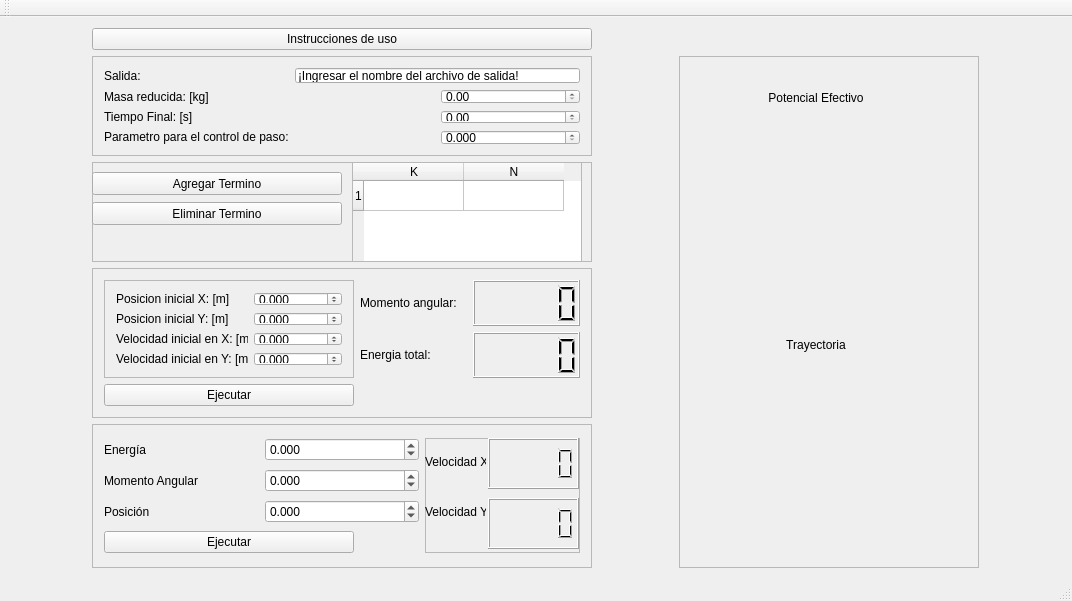
<?xml version="1.0" encoding="UTF-8"?>
<ui version="4.0">
 <class>MainWindow</class>
 <widget class="QMainWindow" name="MainWindow">
  <property name="geometry">
   <rect>
    <x>0</x>
    <y>0</y>
    <width>1072</width>
    <height>601</height>
   </rect>
  </property>
  <property name="minimumSize">
   <size>
    <width>500</width>
    <height>0</height>
   </size>
  </property>
  <property name="maximumSize">
   <size>
    <width>10000</width>
    <height>2000</height>
   </size>
  </property>
  <property name="windowTitle">
   <string>Fuerzas Centrales</string>
  </property>
  <widget class="QWidget" name="centralWidget">
   <property name="minimumSize">
    <size>
     <width>0</width>
     <height>0</height>
    </size>
   </property>
   <property name="maximumSize">
    <size>
     <width>16777215</width>
     <height>1000</height>
    </size>
   </property>
   <layout class="QGridLayout" name="gridLayout_3">
    <item row="3" column="0">
     <widget class="QFrame" name="frame_7">
      <property name="minimumSize">
       <size>
        <width>500</width>
        <height>150</height>
       </size>
      </property>
      <property name="maximumSize">
       <size>
        <width>500</width>
        <height>150</height>
       </size>
      </property>
      <property name="frameShape">
       <enum>QFrame::StyledPanel</enum>
      </property>
      <property name="frameShadow">
       <enum>QFrame::Raised</enum>
      </property>
      <layout class="QGridLayout" name="gridLayout_5">
       <item row="0" column="0" rowspan="2">
        <widget class="QFrame" name="frame_4">
         <property name="minimumSize">
          <size>
           <width>250</width>
           <height>0</height>
          </size>
         </property>
         <property name="maximumSize">
          <size>
           <width>250</width>
           <height>100</height>
          </size>
         </property>
         <property name="frameShape">
          <enum>QFrame::StyledPanel</enum>
         </property>
         <property name="frameShadow">
          <enum>QFrame::Raised</enum>
         </property>
         <layout class="QGridLayout" name="gridLayout_4">
          <item row="0" column="0">
           <widget class="QLabel" name="label_5">
            <property name="text">
             <string>Posicion inicial X: [m]</string>
            </property>
           </widget>
          </item>
          <item row="0" column="1">
           <widget class="QDoubleSpinBox" name="doubleSpinBoxX0">
            <property name="decimals">
             <number>3</number>
            </property>
            <property name="minimum">
             <double>-99999.000000000000000</double>
            </property>
            <property name="singleStep">
             <double>0.001000000000000</double>
            </property>
            <property name="value">
             <double>0.000000000000000</double>
            </property>
           </widget>
          </item>
          <item row="1" column="0">
           <widget class="QLabel" name="label_6">
            <property name="text">
             <string>Posicion inicial Y: [m]</string>
            </property>
           </widget>
          </item>
          <item row="1" column="1">
           <widget class="QDoubleSpinBox" name="doubleSpinBoxY0">
            <property name="decimals">
             <number>3</number>
            </property>
            <property name="minimum">
             <double>-9999.000000000000000</double>
            </property>
            <property name="singleStep">
             <double>0.001000000000000</double>
            </property>
           </widget>
          </item>
          <item row="2" column="0">
           <widget class="QLabel" name="label_7">
            <property name="text">
             <string>Velocidad inicial en X: [m/s]</string>
            </property>
           </widget>
          </item>
          <item row="2" column="1">
           <widget class="QDoubleSpinBox" name="doubleSpinBoxVx0">
            <property name="decimals">
             <number>3</number>
            </property>
            <property name="minimum">
             <double>-99.000000000000000</double>
            </property>
            <property name="singleStep">
             <double>0.001000000000000</double>
            </property>
           </widget>
          </item>
          <item row="3" column="0">
           <widget class="QLabel" name="label_8">
            <property name="text">
             <string>Velocidad inicial en Y: [m/s]</string>
            </property>
           </widget>
          </item>
          <item row="3" column="1">
           <widget class="QDoubleSpinBox" name="doubleSpinBoxVy0">
            <property name="decimals">
             <number>3</number>
            </property>
            <property name="minimum">
             <double>-99.000000000000000</double>
            </property>
            <property name="singleStep">
             <double>0.001000000000000</double>
            </property>
            <property name="value">
             <double>0.000000000000000</double>
            </property>
           </widget>
          </item>
         </layout>
        </widget>
       </item>
       <item row="0" column="1">
        <widget class="QLabel" name="label_9">
         <property name="text">
          <string>Momento angular: </string>
         </property>
        </widget>
       </item>
       <item row="0" column="2">
        <widget class="QLCDNumber" name="lLCD"/>
       </item>
       <item row="1" column="1">
        <widget class="QLabel" name="label_12">
         <property name="text">
          <string>Energia total:</string>
         </property>
        </widget>
       </item>
       <item row="1" column="2">
        <widget class="QLCDNumber" name="eLCD"/>
       </item>
       <item row="2" column="0">
        <widget class="QPushButton" name="pushButtonEjecutar">
         <property name="minimumSize">
          <size>
           <width>250</width>
           <height>0</height>
          </size>
         </property>
         <property name="maximumSize">
          <size>
           <width>250</width>
           <height>16777215</height>
          </size>
         </property>
         <property name="text">
          <string>Ejecutar</string>
         </property>
        </widget>
       </item>
      </layout>
     </widget>
    </item>
    <item row="1" column="0">
     <widget class="QFrame" name="frame">
      <property name="minimumSize">
       <size>
        <width>500</width>
        <height>100</height>
       </size>
      </property>
      <property name="maximumSize">
       <size>
        <width>500</width>
        <height>100</height>
       </size>
      </property>
      <property name="frameShape">
       <enum>QFrame::StyledPanel</enum>
      </property>
      <property name="frameShadow">
       <enum>QFrame::Raised</enum>
      </property>
      <layout class="QGridLayout" name="gridLayout">
       <item row="4" column="2">
        <widget class="QDoubleSpinBox" name="doubleSpinBoxDt">
         <property name="decimals">
          <number>3</number>
         </property>
         <property name="singleStep">
          <double>0.001000000000000</double>
         </property>
         <property name="value">
          <double>0.000000000000000</double>
         </property>
        </widget>
       </item>
       <item row="3" column="0" colspan="2">
        <widget class="QLabel" name="label_3">
         <property name="text">
          <string>Tiempo Final: [s]</string>
         </property>
        </widget>
       </item>
       <item row="4" column="0">
        <widget class="QLabel" name="label_4">
         <property name="text">
          <string>&lt;html&gt;&lt;head/&gt;&lt;body&gt;&lt;p&gt;Parametro para el control de paso:&lt;/p&gt;&lt;/body&gt;&lt;/html&gt;</string>
         </property>
        </widget>
       </item>
       <item row="0" column="0">
        <widget class="QLabel" name="label">
         <property name="text">
          <string>Salida:</string>
         </property>
        </widget>
       </item>
       <item row="2" column="0" colspan="2">
        <widget class="QLabel" name="label_2">
         <property name="text">
          <string>Masa reducida: [kg]</string>
         </property>
        </widget>
       </item>
       <item row="0" column="1" colspan="2">
        <widget class="QLineEdit" name="lineSalida">
         <property name="text">
          <string>¡Ingresar el nombre del archivo de salida!</string>
         </property>
        </widget>
       </item>
       <item row="2" column="2">
        <widget class="QDoubleSpinBox" name="doubleSpinBoxMr">
         <property name="value">
          <double>0.000000000000000</double>
         </property>
        </widget>
       </item>
       <item row="3" column="2">
        <widget class="QDoubleSpinBox" name="doubleSpinBoxTf">
         <property name="maximum">
          <double>200.000000000000000</double>
         </property>
         <property name="value">
          <double>0.000000000000000</double>
         </property>
        </widget>
       </item>
      </layout>
     </widget>
    </item>
    <item row="1" column="1" rowspan="5">
     <widget class="QFrame" name="frame_6">
      <property name="minimumSize">
       <size>
        <width>0</width>
        <height>500</height>
       </size>
      </property>
      <property name="maximumSize">
       <size>
        <width>300</width>
        <height>600</height>
       </size>
      </property>
      <property name="frameShape">
       <enum>QFrame::StyledPanel</enum>
      </property>
      <property name="frameShadow">
       <enum>QFrame::Raised</enum>
      </property>
      <layout class="QVBoxLayout" name="verticalLayout">
       <item>
        <widget class="QCustomPlot" name="potencial" native="true">
         <property name="minimumSize">
          <size>
           <width>250</width>
           <height>250</height>
          </size>
         </property>
         <property name="maximumSize">
          <size>
           <width>250</width>
           <height>250</height>
          </size>
         </property>
         <widget class="QLabel" name="label_10">
          <property name="geometry">
           <rect>
            <x>0</x>
            <y>20</y>
            <width>250</width>
            <height>20</height>
           </rect>
          </property>
          <property name="minimumSize">
           <size>
            <width>250</width>
            <height>0</height>
           </size>
          </property>
          <property name="maximumSize">
           <size>
            <width>250</width>
            <height>16777215</height>
           </size>
          </property>
          <property name="text">
           <string>Potencial Efectivo</string>
          </property>
          <property name="alignment">
           <set>Qt::AlignCenter</set>
          </property>
         </widget>
        </widget>
       </item>
       <item>
        <widget class="QCustomPlot" name="trayectoria" native="true">
         <property name="minimumSize">
          <size>
           <width>250</width>
           <height>250</height>
          </size>
         </property>
         <property name="maximumSize">
          <size>
           <width>250</width>
           <height>250</height>
          </size>
         </property>
         <widget class="QLabel" name="label_11">
          <property name="geometry">
           <rect>
            <x>0</x>
            <y>20</y>
            <width>250</width>
            <height>20</height>
           </rect>
          </property>
          <property name="maximumSize">
           <size>
            <width>250</width>
            <height>16777215</height>
           </size>
          </property>
          <property name="text">
           <string>Trayectoria</string>
          </property>
          <property name="alignment">
           <set>Qt::AlignCenter</set>
          </property>
         </widget>
        </widget>
       </item>
      </layout>
     </widget>
    </item>
    <item row="4" column="0" rowspan="2">
     <widget class="QFrame" name="frame_3">
      <property name="frameShape">
       <enum>QFrame::StyledPanel</enum>
      </property>
      <property name="frameShadow">
       <enum>QFrame::Raised</enum>
      </property>
      <layout class="QGridLayout" name="gridLayout_2">
       <item row="0" column="0">
        <widget class="QLabel" name="label_14">
         <property name="text">
          <string>Energía</string>
         </property>
        </widget>
       </item>
       <item row="1" column="0">
        <widget class="QLabel" name="label_13">
         <property name="text">
          <string>Momento Angular</string>
         </property>
        </widget>
       </item>
       <item row="2" column="0">
        <widget class="QLabel" name="label_15">
         <property name="text">
          <string>Posición</string>
         </property>
        </widget>
       </item>
       <item row="3" column="0" colspan="2">
        <widget class="QPushButton" name="pushButtonEjecutar_2">
         <property name="minimumSize">
          <size>
           <width>250</width>
           <height>0</height>
          </size>
         </property>
         <property name="maximumSize">
          <size>
           <width>250</width>
           <height>16777215</height>
          </size>
         </property>
         <property name="text">
          <string>Ejecutar</string>
         </property>
        </widget>
       </item>
       <item row="2" column="1">
        <widget class="QDoubleSpinBox" name="spinBoxPosicion">
         <property name="decimals">
          <number>3</number>
         </property>
         <property name="minimum">
          <double>-99.000000000000000</double>
         </property>
         <property name="singleStep">
          <double>0.001000000000000</double>
         </property>
        </widget>
       </item>
       <item row="1" column="1">
        <widget class="QDoubleSpinBox" name="spinBoxMomentoAngular">
         <property name="decimals">
          <number>3</number>
         </property>
         <property name="minimum">
          <double>-99999.000000000000000</double>
         </property>
         <property name="singleStep">
          <double>0.001000000000000</double>
         </property>
        </widget>
       </item>
       <item row="0" column="1">
        <widget class="QDoubleSpinBox" name="spinBoxEnergia">
         <property name="decimals">
          <number>3</number>
         </property>
         <property name="minimum">
          <double>-99999.000000000000000</double>
         </property>
         <property name="singleStep">
          <double>0.001000000000000</double>
         </property>
        </widget>
       </item>
       <item row="0" column="2" rowspan="4">
        <widget class="QFrame" name="frame_5">
         <property name="frameShape">
          <enum>QFrame::StyledPanel</enum>
         </property>
         <property name="frameShadow">
          <enum>QFrame::Raised</enum>
         </property>
         <widget class="QLCDNumber" name="VelocidadX">
          <property name="geometry">
           <rect>
            <x>63</x>
            <y>0</y>
            <width>91</width>
            <height>51</height>
           </rect>
          </property>
         </widget>
         <widget class="QLCDNumber" name="VelocidadY">
          <property name="geometry">
           <rect>
            <x>63</x>
            <y>60</y>
            <width>91</width>
            <height>51</height>
           </rect>
          </property>
         </widget>
         <widget class="QLabel" name="label_16">
          <property name="geometry">
           <rect>
            <x>0</x>
            <y>0</y>
            <width>61</width>
            <height>48</height>
           </rect>
          </property>
          <property name="text">
           <string>Velocidad X</string>
          </property>
         </widget>
         <widget class="QLabel" name="label_17">
          <property name="geometry">
           <rect>
            <x>0</x>
            <y>50</y>
            <width>61</width>
            <height>48</height>
           </rect>
          </property>
          <property name="text">
           <string>Velocidad Y </string>
          </property>
         </widget>
        </widget>
       </item>
      </layout>
     </widget>
    </item>
    <item row="2" column="0">
     <widget class="QFrame" name="frame_2">
      <property name="minimumSize">
       <size>
        <width>500</width>
        <height>100</height>
       </size>
      </property>
      <property name="maximumSize">
       <size>
        <width>500</width>
        <height>100</height>
       </size>
      </property>
      <property name="frameShape">
       <enum>QFrame::StyledPanel</enum>
      </property>
      <property name="frameShadow">
       <enum>QFrame::Raised</enum>
      </property>
      <widget class="QTableWidget" name="tabla">
       <property name="geometry">
        <rect>
         <x>260</x>
         <y>0</y>
         <width>230</width>
         <height>100</height>
        </rect>
       </property>
       <property name="minimumSize">
        <size>
         <width>230</width>
         <height>0</height>
        </size>
       </property>
       <property name="maximumSize">
        <size>
         <width>250</width>
         <height>100</height>
        </size>
       </property>
       <property name="rowCount">
        <number>1</number>
       </property>
       <row/>
       <column>
        <property name="text">
         <string>K</string>
        </property>
       </column>
       <column>
        <property name="text">
         <string>N</string>
        </property>
       </column>
      </widget>
      <widget class="QPushButton" name="pushButton">
       <property name="geometry">
        <rect>
         <x>0</x>
         <y>10</y>
         <width>250</width>
         <height>23</height>
        </rect>
       </property>
       <property name="minimumSize">
        <size>
         <width>250</width>
         <height>0</height>
        </size>
       </property>
       <property name="maximumSize">
        <size>
         <width>250</width>
         <height>16777215</height>
        </size>
       </property>
       <property name="text">
        <string>Agregar Termino</string>
       </property>
      </widget>
      <widget class="QPushButton" name="pushButton_2">
       <property name="geometry">
        <rect>
         <x>0</x>
         <y>40</y>
         <width>250</width>
         <height>23</height>
        </rect>
       </property>
       <property name="minimumSize">
        <size>
         <width>250</width>
         <height>0</height>
        </size>
       </property>
       <property name="maximumSize">
        <size>
         <width>250</width>
         <height>16777215</height>
        </size>
       </property>
       <property name="text">
        <string>Eliminar Termino</string>
       </property>
      </widget>
     </widget>
    </item>
    <item row="0" column="0">
     <widget class="QPushButton" name="pushButton_3">
      <property name="text">
       <string>Instrucciones de uso</string>
      </property>
     </widget>
    </item>
   </layout>
  </widget>
  <widget class="QMenuBar" name="menuBar">
   <property name="geometry">
    <rect>
     <x>0</x>
     <y>0</y>
     <width>1072</width>
     <height>21</height>
    </rect>
   </property>
  </widget>
  <widget class="QToolBar" name="mainToolBar">
   <attribute name="toolBarArea">
    <enum>TopToolBarArea</enum>
   </attribute>
   <attribute name="toolBarBreak">
    <bool>false</bool>
   </attribute>
  </widget>
  <widget class="QStatusBar" name="statusBar"/>
 </widget>
 <layoutdefault spacing="6" margin="11"/>
 <customwidgets>
  <customwidget>
   <class>QCustomPlot</class>
   <extends>QWidget</extends>
   <header>qcustomplot/qcustomplot.h</header>
   <container>1</container>
  </customwidget>
 </customwidgets>
 <tabstops>
  <tabstop>doubleSpinBoxMr</tabstop>
  <tabstop>doubleSpinBoxTf</tabstop>
  <tabstop>doubleSpinBoxDt</tabstop>
  <tabstop>tabla</tabstop>
  <tabstop>doubleSpinBoxX0</tabstop>
  <tabstop>doubleSpinBoxY0</tabstop>
  <tabstop>doubleSpinBoxVx0</tabstop>
  <tabstop>doubleSpinBoxVy0</tabstop>
  <tabstop>lineSalida</tabstop>
 </tabstops>
 <resources/>
 <connections/>
</ui>
